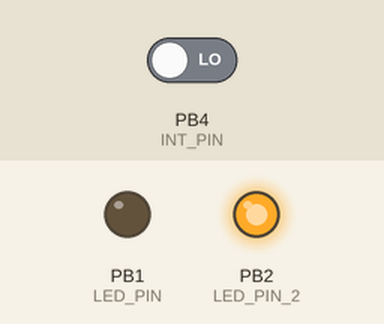
Simulated run of this sketch. Board: ATtiny85, built with avr-gcc and run on an emulated ATtiny85. Parts: output pins drawn as LEDs (lit = HIGH). The test bench sets the inputs (shaded band); at power-on: PB4 (INT_PIN) LOW.

Above: at 1.2 s.
1.3 s: PB4 (INT_PIN) driven HIGH
At 1.6 s:
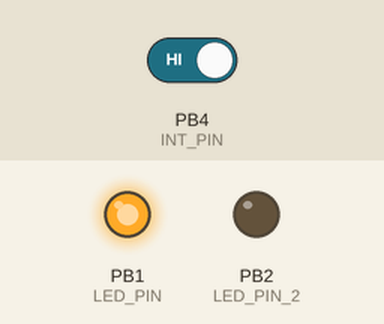
2.8 s: PB4 (INT_PIN) driven LOW
At 4.0 s:
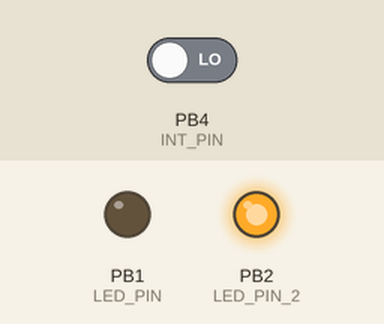
Timing chart, 0 to 5.8 s (numbered marks = the images above; inputs shaded):
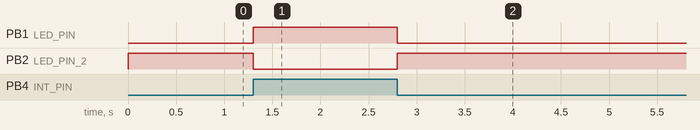

The sketch:

Printer_Status_LED_v1.0.ino
```cpp
/*

   PRINTER STATUS LED CONTROLLER
   -----------------------------

                         ATTINY25
                         --------
                 RESET -| *      |- VCC
                        |        |
             (N/C) PB3 -|        |- PB2 (PWR_PIN)
                        |        |
       (SENSE_PIN) PB4 -|        |- PB1 (READY_PIN)
                        |        |
                   GND -|        |- PB0 (N/C)
                         --------

    VCC       -  TO 5V WITH 0.1uF DECOUPLING CAPACITOR
    GND       -  TO GND
    RESET     -  TO 5V WITH A 10K SERIES PULL-UP RESISTOR
    PB4       -  TO OUTPUT PIN ON ORANGE PI WITH 10K PULL-DOWN RESISTOR

    PIN_PB3  (PIN 2)  -  N/C
    PIN_PB4  (PIN 3)  -  SENSE_PIN
    PIN_PB0  (PIN 5)  -  N/C
    PIN_PB1  (PIN 6)  -  READY_PIN
    PIN_PB2  (PIN 7)  -  PWR_PIN

*/

#include <avr/interrupt.h>

const byte INT_PIN   = PB4;
const byte LED_PIN   = PB1;
const byte LED_PIN_2 = PB2;


void setup() {
  pinMode(INT_PIN, INPUT);                        // Input for 'READY' state status pin on Orange Pi
  pinMode(LED_PIN, OUTPUT);                       // First output pin for status LED
  pinMode(LED_PIN_2, OUTPUT);                     // Second output pin for status LED
  digitalWrite(LED_PIN, LOW);                     // Turn on STATUS LED to indicate PWR ON status
  digitalWrite(LED_PIN_2, HIGH);
  cli();                                          // Disable global interrupts
      GIMSK |= (1 << PCIE);                       // Enable global interrupt mask
      PCMSK |= (1 << PCINT4);                     // Ebable interupt on INT pin
  sei();                                          // Enable global interrupts
  update_status ();
}

void loop() {}

void update_status () {
  if (digitalRead(INT_PIN)) {                     // If printer is ready (INT PIN is HIGH)
      digitalWrite(LED_PIN_2, LOW);               // Turn on STATUS LED in one direction to indicate READY status
      digitalWrite(LED_PIN, HIGH);
  } else {                                        // Else printer is not ready (INT PIN is LOW)
      digitalWrite(LED_PIN, LOW);                 // Turn on STATUS LED in the other direction to indicate PWR ON status
      digitalWrite(LED_PIN_2, HIGH);
  }
}

ISR (PCINT0_vect) {                               // ISR interrupt for INT PIN (PB4, PCINT4)
  update_status ();
}
```

Measured:
- after the input at 1.3 s, PB1 (LED_PIN): LOW → HIGH at once; PB2 (LED_PIN_2): HIGH → LOW at once
- after the input at 2.8 s, PB1 (LED_PIN): HIGH → LOW at once; PB2 (LED_PIN_2): LOW → HIGH at once
